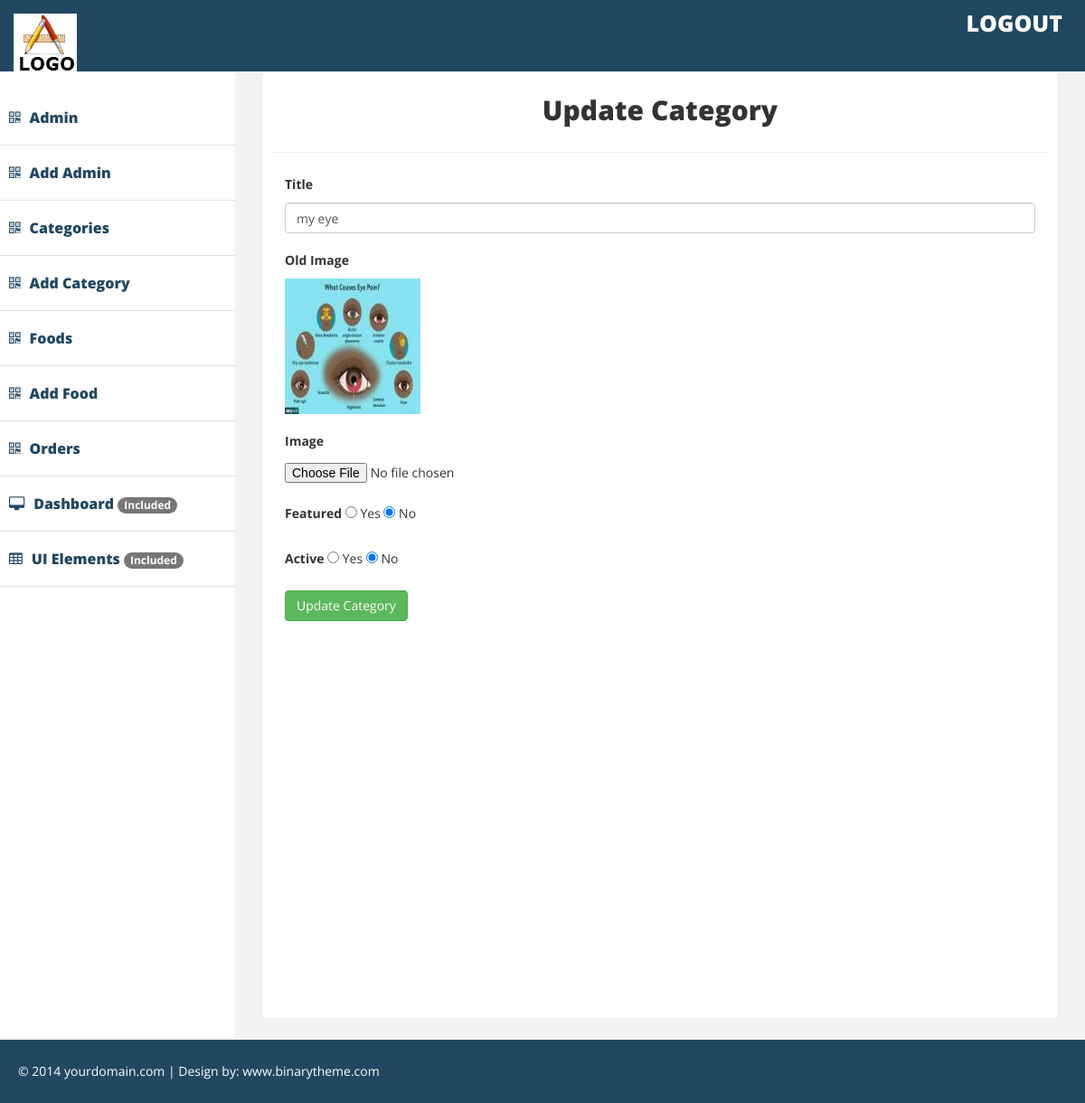
Screenshot of /api/update-category.php?category_id=1715523084 (signed in) with the database file from the repository.
### tables this page shows
CREATE TABLE `categories` (
  `id` int(11) NOT NULL,
  `unique_id` int(11) NOT NULL,
  `title` varchar(255) NOT NULL,
  `image_name` varchar(255) NOT NULL,
  `featured` varchar(10) NOT NULL,
  `active` varchar(10) NOT NULL
);

### api/update-category.php (the view, shortened to what this page needs)
<?php  include_once "./partials/header.php"?>
    <div id="page-wrapper" >
        <div id="page-inner">
            <div class="row">
                <div class="col-lg-12">
                    <h2>Update Category</h2>
                </div>
            </div>
            <hr />
            <div class="row">
                <div class="col-lg-12 ">
                    <?php
                    if(isset($_GET['category_id'])){
                        $id = $_GET['category_id'];
                        $sql = mysqli_query($conn, "SELECT * FROM categories WHERE unique_id = $id");
                        $category = mysqli_fetch_assoc($sql);
                    }
                    ?>
                     <form action="" method="POST" id="update-category-form">
                        <div class="col-lg-12 col-md-12">
                            <div class="form-group">
                                <label>Title</label>
                                <input class="form-control" name="title" value="<?php echo $category['title']; ?>"/>
                            </div>
                            <div class="form-group">
                                <label>Old Image</label>
                                <br>
                                <img src="../uploads/<?php echo $category['image_name']; ?>" alt="" width="150" height="150">
                            </div>
                            <div class="form-group">
                                <label>Image</label>
                                <input  name="image"  type="file" />
                            </div>
                            <div class="form-group">
                                <label>Featured</label>
                                <input  name="featured" value="Yes" type="radio" <?php echo $category['featured']=='Yes' ? 'checked':''  ?>/> Yes
                                <input  name="featured" value="No" type="radio"  <?php echo $category['featured']=='No' ? 'checked':''  ?>/> No
                            </div>
                            <div class="form-group">
                                <label>Active</label>
                                <input  name="active" value="Yes" type="radio" <?php echo $category['active']=='Yes' ? 'checked':''  ?>/> Yes
                                <input  name="active" value="No" type="radio" <?php echo $category['active']=='No' ? 'checked':''  ?>/> No
                            </div>
                            <div class="form-group">
                                <input class="btn btn-success" name="submit" type="submit" value="Update Category" id="update-category"/>
                            </div>
                        </div>
                    </form>
                </div>
            </div>
        </div>
    </div>
<?php  include_once "./partials/footer.php"?>

### api/assets/css/custom.css (style rules this page uses)
body { font-family: 'Open Sans', sans-serif; line-height:30px; }
#page-wrapper { padding: 15px 15px; min-height: 600px; background:#F3F3F3; }
#page-inner { width:100%; margin:10px 20px 10px 0px; background-color:#fff!important; padding:10px; min-height:1050px; }
@media (min-width:768px) { #page-wrapper { margin: 0 0 0 260px; padding: 15px 30px; min-height: 1050px; } }
.row h2 { text-align: center; font-weight:900 }

### rows the page displays
categories: title "my eye", image_name (picture), featured "☑", active "☑"
